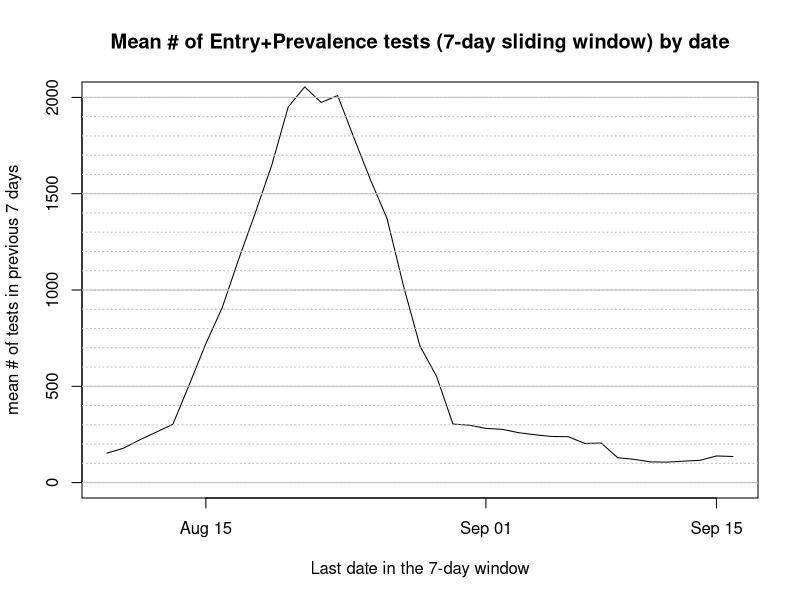
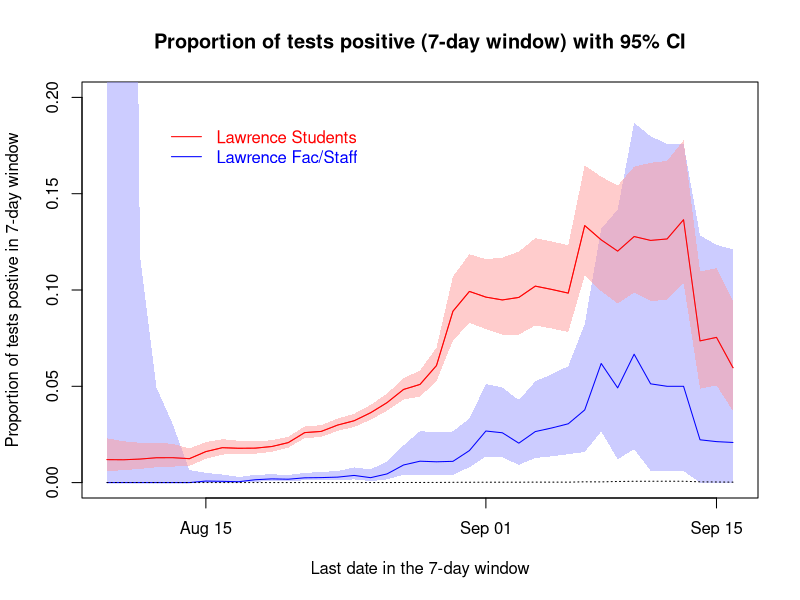

These charts were generated, in order, by the following R code:
kucovid <- read.csv("negative-positive-tests-by-day.csv", header=TRUE, sep="\t", strip.white=TRUE);
kucovid$Date <- as.Date(kucovid$Date , "%m/%d/%y")

# function that returns an array of the sliding-window sums over nc (window size = ncwin)
#   yes, yes, I know R programmers don't write loops, I'm not a good R programmer...
sum.over.window <- function(nc, ncwin) {
  tdwnc = c()
  for (i in ncwin:length(nc)) {
    tind = i + 1 - ncwin;
    tdwnc[tind] = 0;
    for (j in 1:ncwin) {
      tdwnc[tind] = tdwnc[tind] + nc[1 + i - j] ;
    }
  }
  return(tdwnc);
}

# function that returns an array of the sliding-window means over nc (window size = ncwin)
#   yes, yes, I know R programmers don't write loops, I'm not a good R programmer...
mean.over.window <- function(nc, ncwin) {
  tdwnc <- sum.over.window(nc, ncwin);
  return(tdwnc);
}

ratio.or.zero <- function(num, denom) {
  r <- num / denom;
  r[is.nan(r)] = 0;
  return(r);
}

posTestAll = kucovid$PosTestAthletics + kucovid$PosTestEdwards + kucovid$PosTestLFS + kucovid$PosTestLStudents
allTestsAthletics = kucovid$NegTestAthlectics + kucovid$PosTestAthletics
allTestsEdwards = kucovid$NegTestEdwards + kucovid$PosTestEdwards
allTestsLFS = kucovid$NegTestLFS + kucovid$PosTestLFS
allTestsLStudents = kucovid$NegTestLStudents + kucovid$PosTestLStudents
allTests = allTestsAthletics + allTestsEdwards + allTestsLFS + allTestsLStudents

win.len <- 7
swDates = kucovid$Date[win.len:length(kucovid$Date)]
swTests = mean.over.window(allTests, win.len)

posRateAthletics = ratio.or.zero(kucovid$PosTestAthletics, allTestsAthletics);
posRateEdwards = ratio.or.zero(kucovid$PosTestEdwards, allTestsEdwards);
posRateLFS = ratio.or.zero(kucovid$PosTestLFS, allTestsLFS);
posRateLStudents = ratio.or.zero(kucovid$PosTestLStudents, allTestsLStudents);
posRateAll = ratio.or.zero(posTestAll, allTests);

swPosTestsAll = sum.over.window(posRateAll, win.len);
swPosTestsLFS = sum.over.window(kucovid$PosTestLFS, win.len);
swPosTestsLStudents = sum.over.window(kucovid$PosTestLStudents, win.len);

swAllTestsAll = sum.over.window(allTests, win.len);
swAllTestsLFS = sum.over.window(allTestsLFS, win.len);
swAllTestsLStudents = sum.over.window(allTestsLStudents, win.len);

swPosRateAll = ratio.or.zero(swPosTestsAll, swAllTestsAll);
swPosRateLFS = ratio.or.zero(swPosTestsLFS, swAllTestsLFS);
swPosRateLStudents = ratio.or.zero(swPosTestsLStudents, swAllTestsLStudents);

# Agresti-Coull confidence intervals on positivity proportions for windows
swPPrimeLFS <- (swPosTestsLFS + 2)/(swAllTestsLFS + 4)
swPPrimeLStudents <- (swPosTestsLStudents + 2)/(swAllTestsLStudents + 4)

# Agresti-Coull Std. Errors
swSELFS <- sqrt(swPPrimeLFS*(1-swPPrimeLFS)/(swAllTestsLFS + 4))
swSELStudents <- sqrt(swPPrimeLStudents*(1-swPPrimeLStudents)/(swAllTestsLStudents + 4))

swUpperCILFS = swPPrimeLFS + 1.96*swSELFS
swUpperCILStudents = swPPrimeLStudents + 1.96*swSELStudents

swLowerCILFS = swPPrimeLFS - 1.96*swSELFS
swLowerCILFS[swLowerCILFS<0] = 0
swLowerCILStudents = swPPrimeLStudents - 1.96*swSELStudents
swLowerCILStudents[swLowerCILStudents<0] = 0

# If there is no data, but report no CI rather than a silly one
swUpperCILFS[swAllTestsLFS<1] = 1
swLowerCILFS[swAllTestsLFS<1] = 0

# barplot(allTests)
png("images/number-of-tests-over-time.png")
plot(swDates, swTests/win.len, type="l",
     main="Mean # of Entry+Prevalence tests (7-day sliding window) by date",
     ylab="mean # of tests in previous 7 days",
     xlab="Last date in the 7-day window", ylim=c(0,2000));
abline(h=seq(00, 2000, by=100), lty=3, col="grey");
abline(h=seq(0, 2000, by=500), lty=1, col="grey");
dev.off()

png("images/test-positivity-over-time.png")
plot(swDates, swPosRateLStudents, type="l", col="red", ylim=c(0, .2),
     xlab = "Last date in the 7-day window",
     ylab="Proportion of tests postive in 7-day window",
     main="Proportion of tests positive (7-day window) with 95% CI"
     )
polygon(c(swDates, rev(swDates)), c(swUpperCILFS, rev(swLowerCILFS)), col=rgb(.6, .6, 1, .5), border=NA)
polygon(c(swDates, rev(swDates)), c(swUpperCILStudents, rev(swLowerCILStudents)), col=rgb(1, .6, .6, .5), border=NA)
lines(swDates, swPosRateLStudents, type="l", col="red")
lines(swDates, swPosRateLFS, type="l", col="blue")
lines(swDates, swPosRateAll, type="l", col="black", lty=3)
legend(c(swDates[4], swDates[4]), c(.19, .17),
       c("Lawrence Students", "Lawrence Fac/Staff"),
       col=c("red", "blue"), lty=1, bty="n",
       text.col = c("red", "blue"))
dev.off()
     